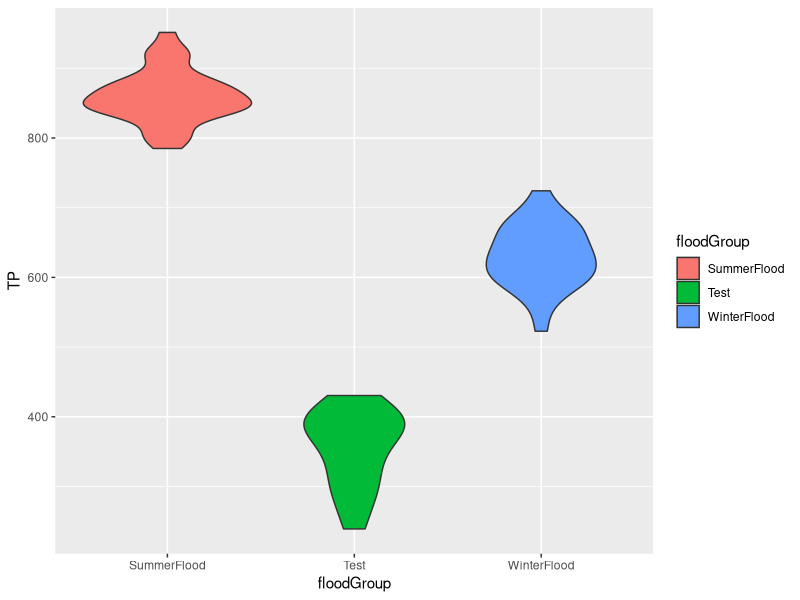

This figure's R source:
## ---- chunk 1
floodGroup <- 3 # number of treatment groups
floodName <- c("Test","SummerFlood", "WinterFlood") # names of groups
floodSize <- c(17,32,28) # number of observations in each group
floodMean <- c(341,867,621) # mean of each group
floodSD <- c(50,50,50) # standard deviation of each group

ID <- 1:(sum(floodSize)) # id vector for each row
TP <- c(rnorm(n=floodSize[1],mean=floodMean[1],sd=floodSD[1]),
            rnorm(n=floodSize[2],mean=floodMean[2],sd=floodSD[2]),
            rnorm(n=floodSize[3],mean=floodMean[3],sd=floodSD[3]))
floodGroup <- rep(floodName,floodSize)
TPdata <- data.frame(ID,floodGroup,TP)
str(TPdata)
print(TPdata)

## ---- chunk 2
model <- aov(TP~floodGroup,data=TPdata)
print(model)
print(summary(model))
z <- summary(model)
str(z)
aggregate(TP~floodGroup,data=TPdata,FUN=mean)
unlist(z)
unlist(z)[7]
sum <- list(Fval=unlist(z)[7],probF=unlist(z)[9])
sum
## ---- chunk 3
library(ggplot2)
plot <- ggplot(data=TPdata,
               aes(x=floodGroup,y=TP,fill=floodGroup)) +
  geom_violin()

print(plot)
## ---- chunk 4
floodGroup <- 3 # number of treatment groups
floodName <- c("Test","Summer", "Winter") # names of groups
floodSize <- c(17,32,28) # number of observations in each group
floodMean <- c(841,1000,936) # mean of each group
floodSD <- c(150,150,150) # standard deviation of each group
